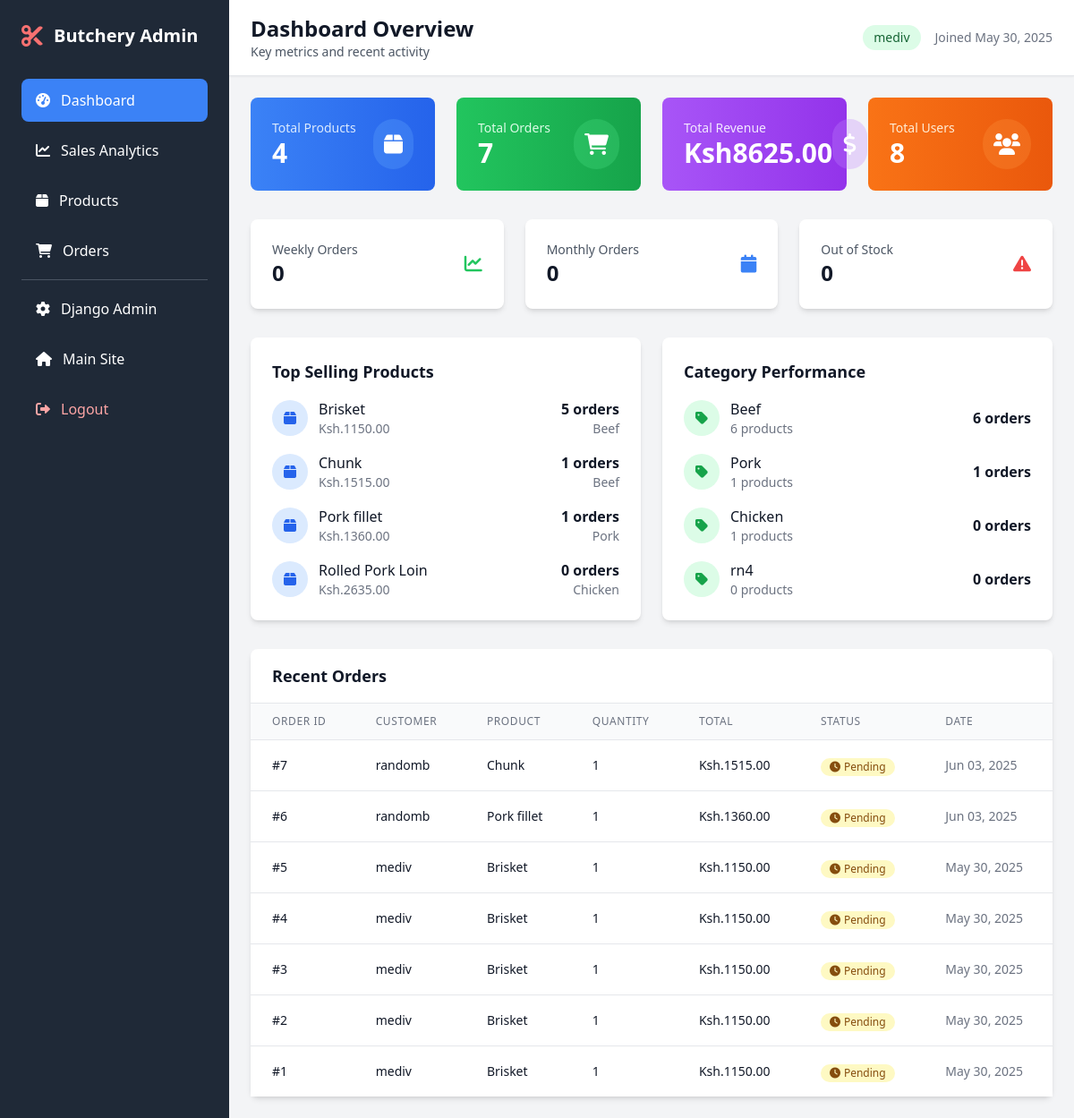
Page /dashboard/ (signed in) on the earlier database version.
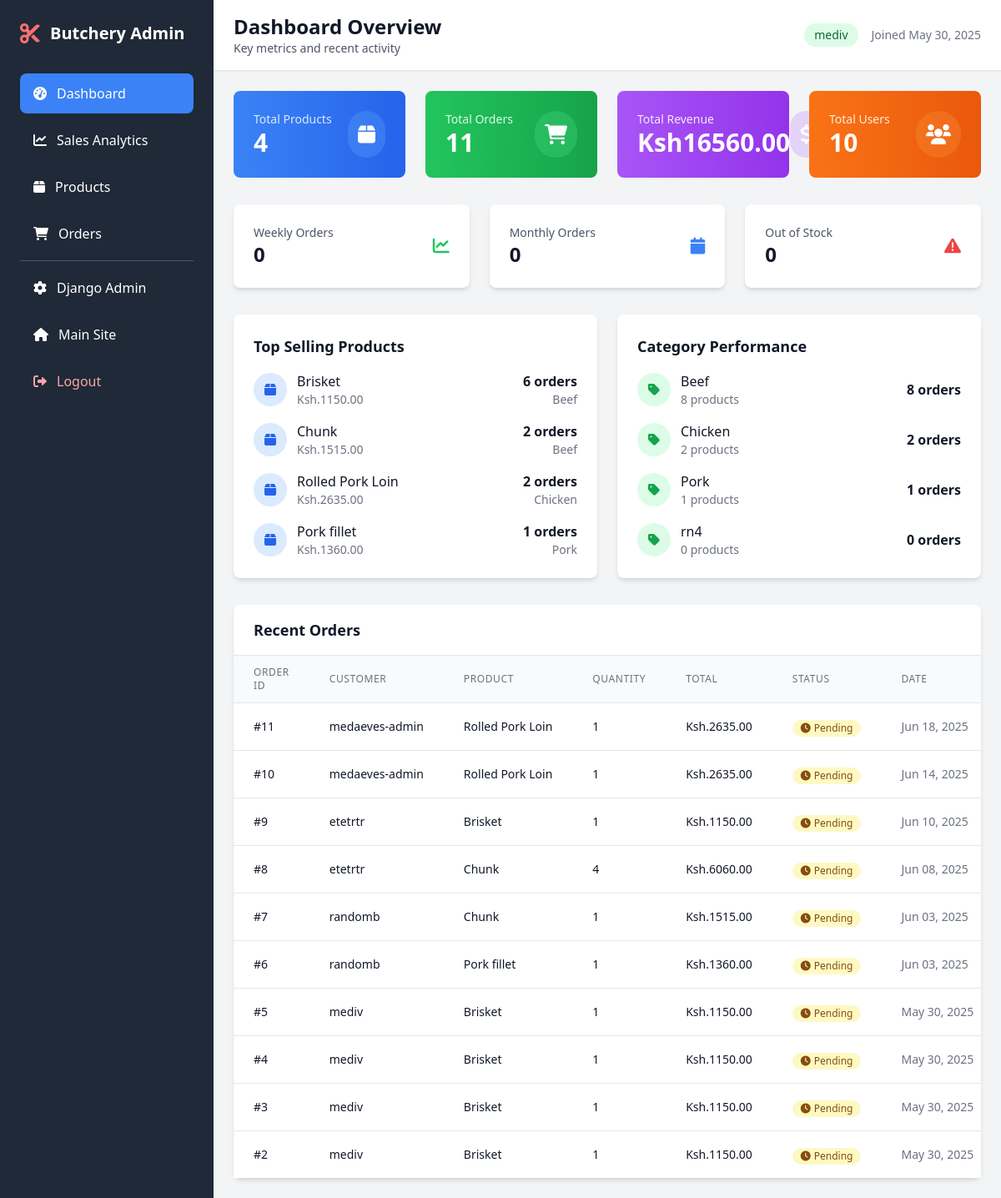
Same page on the later database version.
### shop/models.py (models this page shows, shortened)
class Product(models.Model):
	category = models.ForeignKey(Category, on_delete=models.CASCADE)
	name = models.CharField(max_length=200)
	description = models.TextField()
	price = models.DecimalField(max_digits=8, decimal_places=2)
	available = models.BooleanField(default=True)
	image = models.ImageField(upload_to='product_images/', blank=True, null=True)

class  Category(models.Model):
	name = models.CharField(max_length = 100)

class Order(models.Model):
	user = models.ForeignKey(User, on_delete=models.CASCADE)
	product = models.ForeignKey(Product, on_delete=models.CASCADE)
	quantity = models.PositiveIntegerField(default=1)
	created_at = models.DateTimeField(auto_now_add=True)
	is_delivered = models.BooleanField(default=False)

### dashboard/views.py (the view)
# urls.py: path('', views.dashboard_home, name='home'),
@staff_member_required
def dashboard_home(request):
    today = timezone.now().date()
    week_ago = today - timedelta(days=7)
    month_ago = today - timedelta(days=30)
    total_products = Product.objects.count()
    total_orders = Order.objects.count()
    total_users = User.objects.count()
    total_categories = Category.objects.count()
    recent_orders = Order.objects.select_related('user', 'product').order_by('-created_at')[:10]
    total_revenue = Order.objects.aggregate(
        total=Sum('product__price')
    )['total'] or 0
    weekly_orders = Order.objects.filter(created_at__gte=week_ago).count()
    monthly_orders = Order.objects.filter(created_at__gte=month_ago).count()
    low_stock_products = Product.objects.filter(available=False).count()
    top_products = Product.objects.annotate(
        order_count=Count('order')
    ).order_by('-order_count')[:5]
    category_stats = Category.objects.annotate(
        product_count=Count('product'),
        order_count=Count('product__order')
    ).order_by('-order_count')
    context = {
        'total_products': total_products,
        'total_orders': total_orders,
        'total_users': total_users,
        'total_categories': total_categories,
        'total_revenue': total_revenue,
        'weekly_orders': weekly_orders,
        'monthly_orders': monthly_orders,
        'low_stock_products': low_stock_products,
        'recent_orders': recent_orders,
        'top_products': top_products,
        'category_stats': category_stats,
    }
    return render(request, 'dashboard/home.html', context)

### dashboard/templatetags/dashboard_filters.py (called while the page is built)
@register.filter
def mul(value, arg):
    try:
        return float(value) * float(arg)
    except (ValueError, TypeError):
        return 0

### dashboard/templates/dashboard/home.html
{% extends 'dashboard/base.html' %}
{% load dashboard_filters %}
{% block page_title %}Dashboard Overview{% endblock %}
{% block page_description %}Key metrics and recent activity{% endblock %}
{% block content %}
<div class="grid grid-cols-1 md:grid-cols-2 lg:grid-cols-4 gap-6 mb-8">
    <div class="bg-gradient-to-r from-blue-500 to-blue-600 rounded-lg p-6 text-white">
        <div class="flex items-center justify-between">
            <div>
                <p class="text-blue-100 text-sm font-medium">Total Products</p>
                <p class="text-3xl font-bold">{{ total_products }}</p>
            </div>
            <div class="bg-blue-400 bg-opacity-30 rounded-full p-3">
                <i class="fas fa-box text-2xl"></i>
            </div>
        </div>
    </div>
    <div class="bg-gradient-to-r from-green-500 to-green-600 rounded-lg p-6 text-white">
        <div class="flex items-center justify-between">
            <div>
                <p class="text-green-100 text-sm font-medium">Total Orders</p>
                <p class="text-3xl font-bold">{{ total_orders }}</p>
            </div>
            <div class="bg-green-400 bg-opacity-30 rounded-full p-3">
                <i class="fas fa-shopping-cart text-2xl"></i>
            </div>
        </div>
    </div>
    <div class="bg-gradient-to-r from-purple-500 to-purple-600 rounded-lg p-6 text-white">
        <div class="flex items-center justify-between">
            <div>
                <p class="text-purple-100 text-sm font-medium">Total Revenue</p>
                <p class="text-3xl font-bold">Ksh{{ total_revenue|floatformat:2 }}</p>
            </div>
            <div class="bg-purple-400 bg-opacity-30 rounded-full p-3">
                <i class="fas fa-dollar-sign text-2xl"></i>
            </div>
        </div>
    </div>
    <div class="bg-gradient-to-r from-orange-500 to-orange-600 rounded-lg p-6 text-white">
        <div class="flex items-center justify-between">
            <div>
                <p class="text-orange-100 text-sm font-medium">Total Users</p>
                <p class="text-3xl font-bold">{{ total_users }}</p>
            </div>
            <div class="bg-orange-400 bg-opacity-30 rounded-full p-3">
                <i class="fas fa-users text-2xl"></i>
            </div>
        </div>
    </div>
</div>
<div class="grid grid-cols-1 md:grid-cols-3 gap-6 mb-8">
    <div class="bg-white rounded-lg shadow-md p-6">
        <div class="flex items-center justify-between">
            <div>
                <p class="text-gray-600 text-sm font-medium">Weekly Orders</p>
                <p class="text-2xl font-bold text-gray-900">{{ weekly_orders }}</p>
            </div>
            <div class="text-green-500">
                <i class="fas fa-chart-line text-xl"></i>
            </div>
        </div>
    </div>
    <div class="bg-white rounded-lg shadow-md p-6">
        <div class="flex items-center justify-between">
            <div>
                <p class="text-gray-600 text-sm font-medium">Monthly Orders</p>
                <p class="text-2xl font-bold text-gray-900">{{ monthly_orders }}</p>
            </div>
            <div class="text-blue-500">
                <i class="fas fa-calendar text-xl"></i>
            </div>
        </div>
    </div>
    <div class="bg-white rounded-lg shadow-md p-6">
        <div class="flex items-center justify-between">
            <div>
                <p class="text-gray-600 text-sm font-medium">Out of Stock</p>
                <p class="text-2xl font-bold text-gray-900">{{ low_stock_products }}</p>
            </div>
            <div class="text-red-500">
                <i class="fas fa-exclamation-triangle text-xl"></i>
            </div>
        </div>
    </div>
</div>
<div class="grid grid-cols-1 lg:grid-cols-2 gap-6 mb-8">
    <div class="bg-white rounded-lg shadow-md p-6">
        <h3 class="text-lg font-semibold text-gray-900 mb-4">Top Selling Products</h3>
        <div class="space-y-4">
            {% for product in top_products %}
            <div class="flex items-center justify-between">
                <div class="flex items-center space-x-3">
                    <div class="w-10 h-10 bg-blue-100 rounded-full flex items-center justify-center">
                        <i class="fas fa-box text-blue-600"></i>
                    </div>
                    <div>
                        <p class="font-medium text-gray-900">{{ product.name }}</p>
                        <p class="text-sm text-gray-500">Ksh.{{ product.price }}</p>
                    </div>
                </div>
                <div class="text-right">
                    <p class="font-semibold text-gray-900">{{ product.order_count }} orders</p>
                    <p class="text-sm text-gray-500">{{ product.category.name }}</p>
                </div>
            </div>
            {% empty %}
            <p class="text-gray-500 text-center py-4">No products found</p>
            {% endfor %}
        </div>
    </div>
    <div class="bg-white rounded-lg shadow-md p-6">
        <h3 class="text-lg font-semibold text-gray-900 mb-4">Category Performance</h3>
        <div class="space-y-4">
            {% for category in category_stats %}
            <div class="flex items-center justify-between">
                <div class="flex items-center space-x-3">
                    <div class="w-10 h-10 bg-green-100 rounded-full flex items-center justify-center">
                        <i class="fas fa-tag text-green-600"></i>
                    </div>
                    <div>
                        <p class="font-medium text-gray-900">{{ category.name }}</p>
                        <p class="text-sm text-gray-500">{{ category.product_count }} products</p>
                    </div>
                </div>
                <div class="text-right">
                    <p class="font-semibold text-gray-900">{{ category.order_count }} orders</p>
                </div>
            </div>
            {% empty %}
            <p class="text-gray-500 text-center py-4">No categories found</p>
            {% endfor %}
        </div>
    </div>
</div>
<div class="bg-white rounded-lg shadow-md">
    <div class="px-6 py-4 border-b border-gray-200">
        <h3 class="text-lg font-semibold text-gray-900">Recent Orders</h3>
    </div>
    <div class="overflow-x-auto">
        <table class="min-w-full divide-y divide-gray-200">
            <thead class="bg-gray-50">
                <tr>
                    <th class="px-6 py-3 text-left text-xs font-medium text-gray-500 uppercase tracking-wider">Order ID</th>
                    <th class="px-6 py-3 text-left text-xs font-medium text-gray-500 uppercase tracking-wider">Customer</th>
                    <th class="px-6 py-3 text-left text-xs font-medium text-gray-500 uppercase tracking-wider">Product</th>
                    <th class="px-6 py-3 text-left text-xs font-medium text-gray-500 uppercase tracking-wider">Quantity</th>
                    <th class="px-6 py-3 text-left text-xs font-medium text-gray-500 uppercase tracking-wider">Total</th>
                    <th class="px-6 py-3 text-left text-xs font-medium text-gray-500 uppercase tracking-wider">Status</th>
                    <th class="px-6 py-3 text-left text-xs font-medium text-gray-500 uppercase tracking-wider">Date</th>
                </tr>
            </thead>
            <tbody class="bg-white divide-y divide-gray-200">
                {% for order in recent_orders %}
                <tr class="hover:bg-gray-50">
                    <td class="px-6 py-4 whitespace-nowrap text-sm font-medium text-gray-900">#{{ order.id }}</td>
                    <td class="px-6 py-4 whitespace-nowrap text-sm text-gray-900">{{ order.user.username }}</td>
                    <td class="px-6 py-4 whitespace-nowrap text-sm text-gray-900">{{ order.product.name }}</td>
                    <td class="px-6 py-4 whitespace-nowrap text-sm text-gray-900">{{ order.quantity }}</td>
                    <td class="px-6 py-4 whitespace-nowrap text-sm text-gray-900">Ksh.{{ order.quantity|mul:order.product.price|floatformat:2 }}</td>
                    <td class="px-6 py-4 whitespace-nowrap">
                        {% if order.is_delivered %}
                            <span class="inline-flex items-center px-2.5 py-0.5 rounded-full text-xs font-medium bg-green-100 text-green-800">
                                <i class="fas fa-check mr-1"></i> Delivered
                            </span>
                        {% else %}
                            <span class="inline-flex items-center px-2.5 py-0.5 rounded-full text-xs font-medium bg-yellow-100 text-yellow-800">
                                <i class="fas fa-clock mr-1"></i> Pending
                            </span>
                        {% endif %}
                    </td>
                    <td class="px-6 py-4 whitespace-nowrap text-sm text-gray-500">{{ order.created_at|date:"M d, Y" }}</td>
                </tr>
                {% empty %}
                <tr>
                    <td colspan="7" class="px-6 py-4 text-center text-gray-500">No recent orders</td>
                </tr>
                {% endfor %}
            </tbody>
        </table>
    </div>
</div>
{% endblock %}

### dashboard/templates/dashboard/base.html (shortened to what this page needs)
<!DOCTYPE html>
<html lang="en">
<head>
    <script src="https://cdn.tailwindcss.com"></script>
    <link href="https://cdnjs.cloudflare.com/ajax/libs/font-awesome/6.0.0/css/all.min.css" rel="stylesheet">
</head>
<body class="bg-gray-100 font-sans">
    <div class="flex h-screen">
        <div class="w-64 bg-primary text-white flex-shrink-0">
            <div class="p-6">
                <div class="flex items-center space-x-3 mb-8">
                    <i class="fas fa-cut text-2xl text-red-400"></i>
                    <h1 class="text-xl font-bold">Butchery Admin</h1>
                </div>
                <nav class="space-y-2">
                    <a href="{% url 'dashboard:home' %}"
                       class="flex items-center space-x-3 px-4 py-3 rounded-lg hover:bg-secondary transition-colors {% if request.resolver_match.url_name == 'home' %}bg-accent{% endif %}">
                        <i class="fas fa-tachometer-alt"></i>
                        <span>Dashboard</span>
                    </a>
                    <a href="{% url 'dashboard:sales_analytics' %}"
                       class="flex items-center space-x-3 px-4 py-3 rounded-lg hover:bg-secondary transition-colors {% if request.resolver_match.url_name == 'sales_analytics' %}bg-accent{% endif %}">
                        <i class="fas fa-chart-line"></i>
                        <span>Sales Analytics</span>
                    </a>
                    <a href="{% url 'dashboard:product_management' %}"
                       class="flex items-center space-x-3 px-4 py-3 rounded-lg hover:bg-secondary transition-colors {% if request.resolver_match.url_name == 'product_management' %}bg-accent{% endif %}">
                        <i class="fas fa-box"></i>
                        <span>Products</span>
                    </a>
                    <a href="{% url 'dashboard:order_management' %}"
                       class="flex items-center space-x-3 px-4 py-3 rounded-lg hover:bg-secondary transition-colors {% if request.resolver_match.url_name == 'order_management' %}bg-accent{% endif %}">
                        <i class="fas fa-shopping-cart"></i>
                        <span>Orders</span>
                    </a>
                    <hr class="border-gray-600 my-4">
                    <a href="/admin/"
                       class="flex items-center space-x-3 px-4 py-3 rounded-lg hover:bg-secondary transition-colors">
                        <i class="fas fa-cog"></i>
                        <span>Django Admin</span>
                    </a>
                    <a href="/"
                       class="flex items-center space-x-3 px-4 py-3 rounded-lg hover:bg-secondary transition-colors">
                        <i class="fas fa-home"></i>
                        <span>Main Site</span>
                    </a>
                    <a href="{% url 'logout' %}"
                       class="flex items-center space-x-3 px-4 py-3 rounded-lg hover:bg-red-600 transition-colors text-red-300">
                        <i class="fas fa-sign-out-alt"></i>
                        <span>Logout</span>
                    </a>
                </nav>
            </div>
        </div>
        <div class="flex-1 flex flex-col overflow-hidden">
            <header class="bg-white shadow-sm border-b border-gray-200 px-6 py-4">
                <div class="flex items-center justify-between">
                    <div>
                        <h2 class="text-2xl font-bold text-gray-900">{% block page_title %}Dashboard{% endblock %}</h2>
                        <p class="text-gray-600 text-sm">{% block page_description %}Welcome to your admin dashboard{% endblock %}</p>
                    </div>
                    <div class="flex items-center space-x-4">
                        <span class="bg-green-100 text-green-800 px-3 py-1 rounded-full text-sm font-medium">
                            {{ user.username }}
                        </span>
                        <span class="text-gray-500 text-sm">
                            Joined {{ request.user.date_joined|date:"M d, Y" }}
                        </span>
                    </div>
                </div>
            </header>
            <main class="flex-1 overflow-y-auto p-6">
                {% block content %}
                {% endblock %}
            </main>
        </div>
    </div>
</body>
</html>

Differences in the rows shown:
no longer on this page (row unchanged): Order: id "1", user.username "mediv", product.name "Brisket", quantity "1", quantity|mul "1150.00", is_delivered False (drawn), created_at "May 30, 2025"
computed for Product "Brisket": order_count "5" → "6"
computed for Product "Chunk": order_count "1" → "2"
shown differently, row unchanged: Product "Rolled Pork Loin": order_count "0" → "2"; moves up the list
computed for Category "Beef": product_count "6" → "8"; order_count "6" → "8"
shown differently, row unchanged: Category "Chicken": product_count "1" → "2"; order_count "0" → "2"; moves up the list
added Order: id "11", user.username "medaeves-admin", product.name "Rolled Pork Loin", quantity "1", quantity|mul "2635.00", is_delivered False (drawn), created_at "Jun 18, 2025"
added Order: id "10", user.username "medaeves-admin", product.name "Rolled Pork Loin", quantity "1", quantity|mul "2635.00", is_delivered False (drawn), created_at "Jun 14, 2025"
added Order: id "9", user.username "etetrtr", product.name "Brisket", quantity "1", quantity|mul "1150.00", is_delivered False (drawn), created_at "Jun 10, 2025"
added Order: id "8", user.username "etetrtr", product.name "Chunk", quantity "4", quantity|mul "6060.00", is_delivered False (drawn), created_at "Jun 08, 2025"
Other differences:
{{ total_orders }}: "7" → "11"
{{ total_revenue|floatformat:2 }}: "8625.00" → "16560.00"
{{ total_users }}: "8" → "10"
